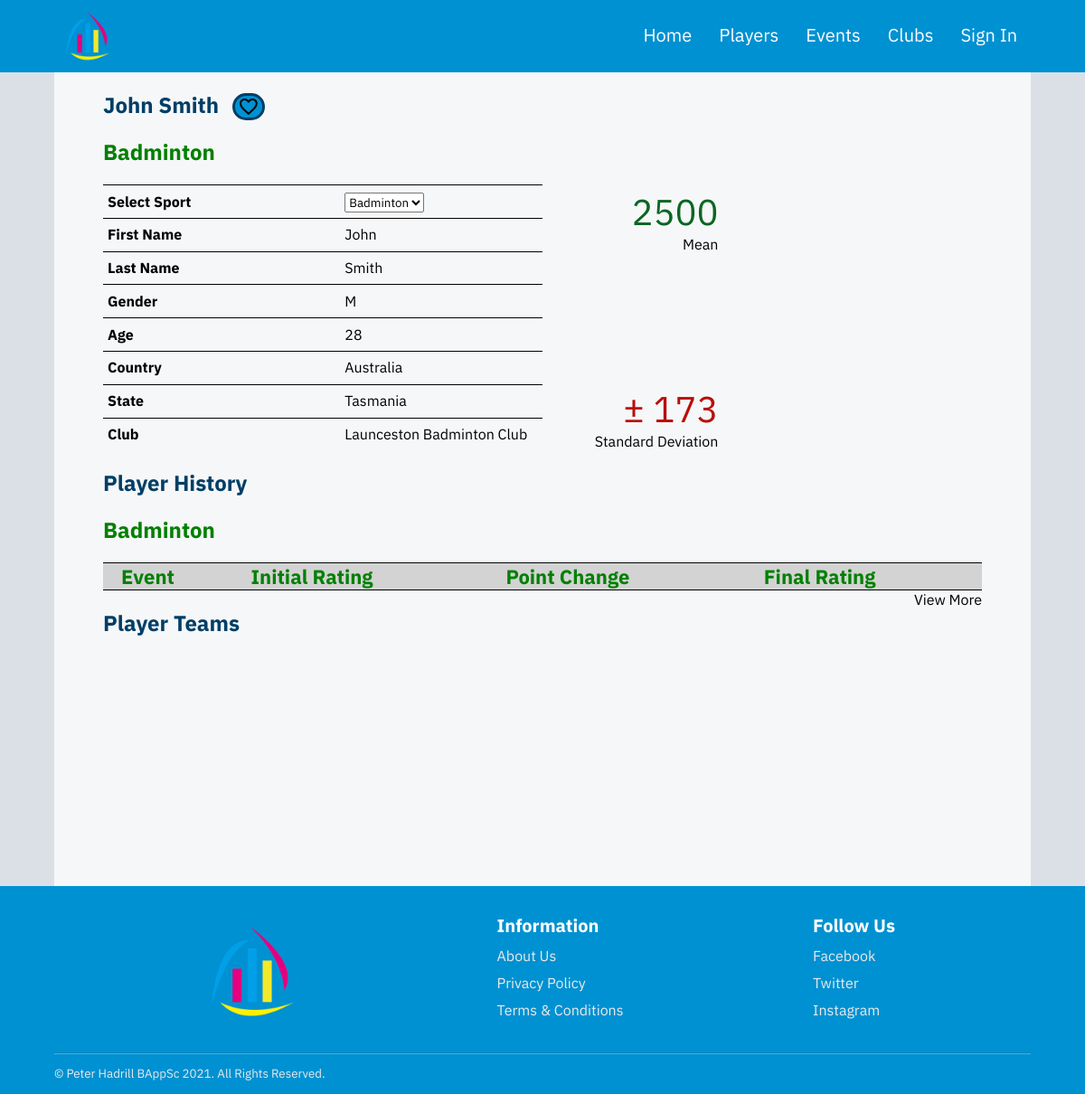
The page /profile.php?profile-id=1 on the database its author committed.
### tables this page shows
CREATE TABLE IF NOT EXISTS `player` (
  `player_id` INT NOT NULL UNIQUE AUTO_INCREMENT,
  `given_name` VARCHAR(45) NOT NULL,
  `family_name` VARCHAR(45) NOT NULL,
  `gender` VARCHAR(1) NOT NULL CHECK (gender in ('M', 'F')),
  `date_of_birth` DATE NOT NULL,
  `email` VARCHAR(75) NOT NULL UNIQUE,
  `last_played` DATETIME,
  `receive_emails` VARCHAR(1) NOT NULL DEFAULT 'Y'  CHECK (receive_emails IN ('Y', 'N')),
  `country_id` INT NOT NULL,
  `state_id` INT NOT NULL,
  PRIMARY KEY (`player_id`),
  FOREIGN KEY (`country_id`) REFERENCES country(country_id),
  FOREIGN KEY (`state_id`) REFERENCES state(state_id)
);

CREATE TABLE IF NOT EXISTS `country` (
  `country_id` INT NOT NULL UNIQUE AUTO_INCREMENT,
  `name` VARCHAR(45) NOT NULL UNIQUE,
  PRIMARY KEY (`country_id`)
);

CREATE TABLE IF NOT EXISTS `state` (
  `state_id` INT NOT NULL UNIQUE AUTO_INCREMENT,
  `name` VARCHAR(45) NOT NULL,
  `country_id` INT NOT NULL,
  PRIMARY KEY (`state_id`),
  FOREIGN KEY (`country_id`) REFERENCES country(country_id)
);

CREATE TABLE IF NOT EXISTS `club` (
  `club_id` INT NOT NULL UNIQUE AUTO_INCREMENT,
  `name` VARCHAR(90) NOT NULL UNIQUE,
  `country_id` INT NOT NULL,
  `state_id` INT NOT NULL,
  `sport_id` INT NOT NULL,
  `club_exp` date NOT NULL,
  PRIMARY KEY (`club_id`),
  FOREIGN KEY (`country_id`) REFERENCES country(country_id),
  FOREIGN KEY (`state_id`) REFERENCES state(state_id),
  FOREIGN KEY (`sport_id`) REFERENCES sport(sport_id)
);

CREATE TABLE IF NOT EXISTS `rating` (
  `rating_id` INT NOT NULL UNIQUE AUTO_INCREMENT,
  `mean` DOUBLE NOT NULL,
  `standard_deviation` DOUBLE NOT NULL,
  `last_calculated` DATETIME NOT NULL,
  `sport_id` INT NOT NULL,
  `player_id` INT DEFAULT NULL,
  `team_id` INT DEFAULT NULL,
  PRIMARY KEY (`rating_id`, `sport_id`),
  FOREIGN KEY (`sport_id`) REFERENCES sport(sport_id),
  FOREIGN KEY (`player_id`) REFERENCES player(player_id),
  FOREIGN KEY (`team_id`) REFERENCES team(team_id)
);

### classes/database.php (called while the page is built, shortened)
<?php
class Database
{
	private $connection;
	public function __construct()
	{
		$configuration = parse_ini_file("./configurations/config.ini");
		try
		{
			$dsn = "mysql:host=".$configuration["hostname"].";dbname=".$configuration["databaseName"].";charset=".$configuration["charset"];
			$this->connection = new PDO($dsn, $configuration["username"], $configuration["password"]);
			$this->connection->setAttribute(PDO::ATTR_ERRMODE, PDO::ERRMODE_EXCEPTION);
		}
		catch(PDOException $exception)
		{
			echo "Database connection failed. Contact the server administrator";
		}
	}
	public function query($query, $parameters = NULL)
	{
		try
		{
			$result = $this->connection->prepare($query);
			$result->execute($parameters);
		}
		catch(PDOException $exception)
		{
		}
		return $result;
	}
}
?>

### includes/initialize.php (called while the page is built, shortened)
<?php
    require("./classes/database.php");
    require("./classes/account.php");
    require("./classes/content-manager.php");
    $database = new Database();
    $account = new Account($database);
    $contentManager = new ContentManager($database);
?>

### classes/account.php (called while the page is built, shortened)
<?php
class Account
{
	private $loggedIn = false;
	public function isLoggedIn()
	{
		return $this->loggedIn;
	}
}
?>

### classes/content-manager.php (called while the page is built, shortened)
<?php
class ContentManager
{
	private $database;
	public function __construct($database)
	{
		$this->database = $database;
	}
	public function getSpecificPlayerInformation($playerID)
	{
		$query = "SELECT
										player.player_id,
										player.given_name,
										player.family_name,
										player.gender,
										player.email,
										player.last_played,
										player.date_of_birth,
										country.name AS country_name,
										state.name AS state_name,
										club.name AS club_name
							 FROM
							 			player INNER JOIN
										country ON player.country_id = country.country_id INNER JOIN
										state ON player.state_id = state.state_id INNER JOIN
										membership ON player.player_id = membership.player_id INNER JOIN
										club ON membership.club_id = club.club_id
							 WHERE
							 			player.player_id = ?";
		$result = $this->database->query($query, [$playerID])->fetch();
		return $result;
	}
	public function getPlayerClub($player_id)
	{
		$query = "SELECT club.name FROM club INNER JOIN membership on membership.club_id = club.club_id WHERE player_id = ?";
		$result = $this->database->query($query, [$player_id])->fetch();
		return $result;
	}
	public function getPlayerSports($playerID)
	{
		$query = "SELECT DISTINCT rating.sport_id, sport.name FROM rating INNER JOIN sport ON rating.sport_id = sport.sport_id WHERE player_id = ? ";
		$result = $this->database->query($query, [$playerID]);
		return $result;
	}
	public function getPlayerRating($playerId, $sportID)
	{
		$query = "SELECT * FROM `rating` WHERE `player_id`= ? AND `sport_id`= ?";
		$result = $this->database->query($query, [$playerId, $sportID])->fetch();
		return $result;
	}
}
?>

### profile.php (the view, shortened to what this page needs)
<?php
  include("./includes/header.php");
  include("./includes/navigation.php");
  if(isset($_GET["profile-id"]))
  {
	  $playerId = $_GET["profile-id"];
	  if ($contentManager->playerExists($playerId))
	  {
		  $playerInfo = $contentManager->getSpecificPlayerInformation($playerId);
		  $playerClub = $contentManager->getPlayerClub($playerId);
		  $sports = $contentManager->getPlayerSports($playerId);
		  $firstSport = $sports->fetch();
		  $playerRating = $contentManager->getPlayerRating($playerId, $firstSport["sport_id"]);
		  $userDob = new DateTime($playerInfo["date_of_birth"]);
		  $today = new Datetime(date("Y-m-d"));
		  $age = $today->diff($userDob)->y;
	  }
	  else
	  {
		$continue = false;
	  }
  }
  else
  {
	  $continue = false;
  }
	  ?>
<article>
  <div class="player-details-border">
    <h1>
  		<?php
  			echo $playerInfo["given_name"] . " " . $playerInfo["family_name"];
  		?>
    </h1>
    <div class="favourite-icon-border">
  	  <label class="favourite-label" data-text="favourite" for="toggle-heart">
  	    <img id="favourite-icon" alt="favourite" src="resources/images/favourite-icon-24.png">
  	  </label>
  	</div>
    <h2 class="profile-sport-name" id="profile-sport"></h2>
    <ul class="player-bio-list">
	  <li id="player-bio-row">
      	<span id="player-bio-row-heading"><b>Select Sport</b></span>
      	<span id="player-bio-row-value">
      		<select id="profile-select-sport">
      			<?php
            $sports = $contentManager->getPlayerSports($playerId);
            while ($sport = $sports->fetch())
            {
                echo "<option value=\"".$sport["sport_id"]."\">".$sport["name"]."</option>";
            }
        ?>
      		</select>
      	</span>
      </li>
      <li id="player-bio-row">
      	<span id="player-bio-row-heading"><b>First Name</b></span>
      	<span id="player-bio-row-value"> <?php echo $playerInfo["given_name"]; ?> </span>
      </li>
      <li id="player-bio-row">
      	<span id="player-bio-row-heading"><b>Last Name</b></span>
      	<span id="player-bio-row-value"> <?php echo $playerInfo["family_name"]; ?> </span>
      </li>
      <li id="player-bio-row">
      	<span id="player-bio-row-heading"><b>Gender</b></span>
      	<span id="player-bio-row-value"> <?php echo $playerInfo["gender"]; ?> </span>
      </li>
      <li id="player-bio-row">
      	<span id="player-bio-row-heading"><b>Age</b></span>
      	<span id="player-bio-row-value"> <?php echo $age; ?> </span>
      </li>
      <li id="player-bio-row">
      	<span id="player-bio-row-heading"><b>Country</b></span>
      	<span id="player-bio-row-value"> <?php echo $playerInfo["country_name"]; ?> </span>
      </li>
      <li id="player-bio-row">
      	<span id="player-bio-row-heading"><b>State</b></span>
      	<span id="player-bio-row-value"> <?php echo $playerInfo["state_name"]; ?> </span>
      </li>
      <li id="player-bio-row">
      	<span id="player-bio-row-heading"><b>Club</b></span>
      	<span id="player-bio-row-value"> <?php echo $playerClub["name"]; ?> </span>
      </li>
    </ul>
    <div class="rating-border">
 	  <div class="mean-border">
	    <p class="mean-value">
	      <?php
		    echo (int)$playerRating['mean'];
	      ?>
	    </p>
	  <p>Mean</p>
      </div>
      <div class="sd-border">
		<?php
		  if($playerRating['standard_deviation'] > 100)
		  {
		?>
		  <p class="sd-value sd-value-red">
			&plusmn
			<?php
			  echo (int)$playerRating['standard_deviation'];
			?>
		  </p>
		<?php
		  }
		?>
		<p class="sd-name">Standard Deviation</p>
	</div>
  </div>
  </div>
  <div class="player-history-border">
    <h1>Player History</h1>
    <h2 class="profile-sport-name"></h2>
    <table class="player-history-table">
		  <tr class="odd-row">
  			<th>Event</th>
  			<th>Initial Rating</th>
  			<th>Point Change</th>
  			<th>Final Rating</th>
		  </tr>
    </table>
    <p id="player-history-view-more">
      View More
    </p>
  </div>
  <div class="player-team-border">
    <h1>Player Teams</h1>
  </div>
</article>
<?php
  include("./includes/footer.php");
?>

### includes/header.php (shortened to what this page needs)
<?php
    require("./includes/initialize.php");
?>
<!DOCTYPE html>
<html lang="en">
<head>
  <link rel="stylesheet" href="./resources/css/styles.css">
  <link rel="stylesheet" href="./resources/css/jquery-ui.min.css">
<link rel="stylesheet" href="./resources/css/bootstrap.min.css">
</head>
<body>

### includes/navigation.php (shortened to what this page needs)
<header>
  <nav>
    <div class="nav-menu-logo">
      <a href="./index.php">
        <img src="./resources/images/logo.png" alt="">
      </a>
    </div>
    <div class="nav-menu-links">
      <a href="./index.php">home</a>
      <a href="./players.php">players</a>
      <a href="./events.php">events</a>
      <a href="./clubs.php">clubs</a>
      <a href="#" class="nav-sign-in-button" onclick="toggleDropdownMenu()">
        <?php
          if(!$account->isLoggedIn())
          {
            echo "Sign In";
          }
          else
          {
            echo "Administration";
          }
        ?>
      </a>
   </nav>
</header>

### includes/footer.php (shortened to what this page needs)
<footer>
  <div class="footer-container">
    <div class="footer-top-content">
     <div class="footer-logo">
        <a href="./index.php">
          <img src="./resources/images/logo.png" alt="">
        </a>
      </div>
      <div class="footer-information">
        <h2 class="footer-heading">Information</h2>
        <a href="./about-us.php">About Us</a>
        <a href="./privacy-policy.php">Privacy Policy</a>
        <a href="./terms-and-conditions.php">Terms & Conditions</a>
      </div>
      <div class="footer-social-media">
        <h2 class="footer-heading">Follow Us</h2>
        <a href="https://www.facebook.com/Peterman-Ratings-115171143224764/?modal=composer">Facebook</a>
        <a href="www.twitter.com">Twitter</a>
        <a href="www.instagram.com">Instagram</a>
      </div>
    </div>
    <div class="footer-bottom-content">
      <hr/>
      <small>&copy; Peter Hadrill BAppSc <?php echo date('Y'); ?>. All Rights Reserved.</small>
    </div>
  </div>
</footer>
</body>
</html>

### rows shown on the page
player: given_name "John", family_name "Smith", gender "M", date_of_birth "28", country.name "Australia", state.name "Tasmania"
club: name "Launceston Badminton Club"
rating: mean "2500", standard_deviation "173"

### other values the page prints
form field value "Badminton"
